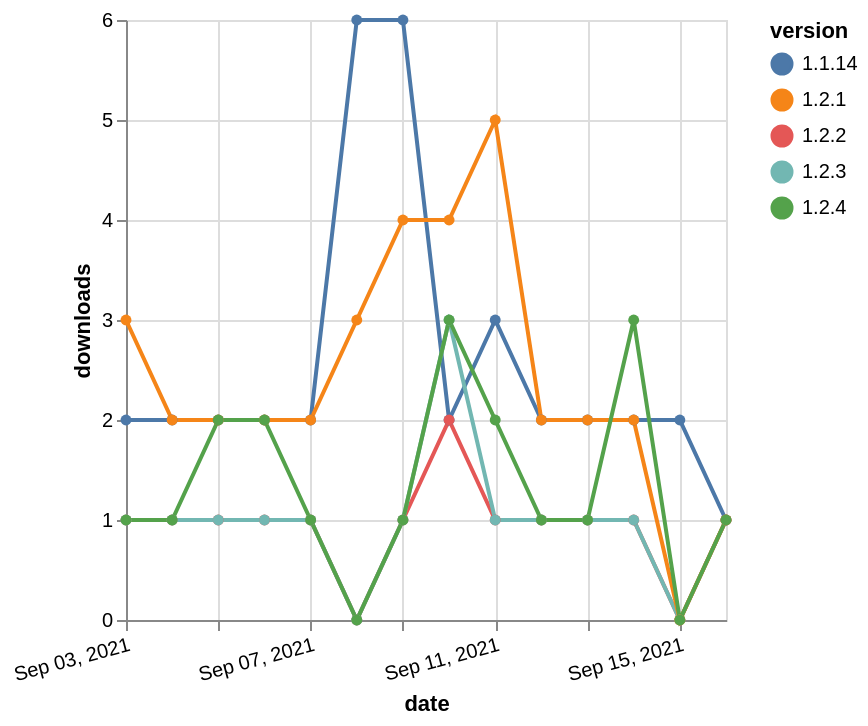

Write a Vega-Lite specification for this figure.
### Vega-Lite specification from a JSON file in a GitHub repository (floating-point values rounded to 4 significant figures)
{"$schema": "https://vega.github.io/schema/vega-lite/v5.json", "description": "A simple bar chart with embedded data.", "data": {"values": [{"date": "2021-09-03", "total": 2818, "delta": 2, "version": "1.1.14"}, {"date": "2021-09-04", "total": 2820, "delta": 2, "version": "1.1.14"}, {"date": "2021-09-05", "total": 2822, "delta": 2, "version": "1.1.14"}, {"date": "2021-09-06", "total": 2824, "delta": 2, "version": "1.1.14"}, {"date": "2021-09-07", "total": 2826, "delta": 2, "version": "1.1.14"}, {"date": "2021-09-08", "total": 2832, "delta": 6, "version": "1.1.14"}, {"date": "2021-09-09", "total": 2838, "delta": 6, "version": "1.1.14"}, {"date": "2021-09-10", "total": 2840, "delta": 2, "version": "1.1.14"}, {"date": "2021-09-11", "total": 2843, "delta": 3, "version": "1.1.14"}, {"date": "2021-09-12", "total": 2845, "delta": 2, "version": "1.1.14"}, {"date": "2021-09-13", "total": 2847, "delta": 2, "version": "1.1.14"}, {"date": "2021-09-14", "total": 2849, "delta": 2, "version": "1.1.14"}, {"date": "2021-09-15", "total": 2851, "delta": 2, "version": "1.1.14"}, {"date": "2021-09-16", "total": 2852, "delta": 1, "version": "1.1.14"}, {"date": "2021-09-03", "total": 188, "delta": 1, "version": "1.2.2"}, {"date": "2021-09-04", "total": 189, "delta": 1, "version": "1.2.2"}, {"date": "2021-09-05", "total": 190, "delta": 1, "version": "1.2.2"}, {"date": "2021-09-06", "total": 191, "delta": 1, "version": "1.2.2"}, {"date": "2021-09-07", "total": 192, "delta": 1, "version": "1.2.2"}, {"date": "2021-09-08", "total": 192, "delta": 0, "version": "1.2.2"}, {"date": "2021-09-09", "total": 193, "delta": 1, "version": "1.2.2"}, {"date": "2021-09-10", "total": 195, "delta": 2, "version": "1.2.2"}, {"date": "2021-09-11", "total": 196, "delta": 1, "version": "1.2.2"}, {"date": "2021-09-12", "total": 197, "delta": 1, "version": "1.2.2"}, {"date": "2021-09-13", "total": 198, "delta": 1, "version": "1.2.2"}, {"date": "2021-09-14", "total": 199, "delta": 1, "version": "1.2.2"}, {"date": "2021-09-15", "total": 199, "delta": 0, "version": "1.2.2"}, {"date": "2021-09-16", "total": 200, "delta": 1, "version": "1.2.2"}, {"date": "2021-09-03", "total": 182, "delta": 1, "version": "1.2.3"}, {"date": "2021-09-04", "total": 183, "delta": 1, "version": "1.2.3"}, {"date": "2021-09-05", "total": 184, "delta": 1, "version": "1.2.3"}, {"date": "2021-09-06", "total": 185, "delta": 1, "version": "1.2.3"}, {"date": "2021-09-07", "total": 186, "delta": 1, "version": "1.2.3"}, {"date": "2021-09-08", "total": 186, "delta": 0, "version": "1.2.3"}, {"date": "2021-09-09", "total": 187, "delta": 1, "version": "1.2.3"}, {"date": "2021-09-10", "total": 190, "delta": 3, "version": "1.2.3"}, {"date": "2021-09-11", "total": 191, "delta": 1, "version": "1.2.3"}, {"date": "2021-09-12", "total": 192, "delta": 1, "version": "1.2.3"}, {"date": "2021-09-13", "total": 193, "delta": 1, "version": "1.2.3"}, {"date": "2021-09-14", "total": 194, "delta": 1, "version": "1.2.3"}, {"date": "2021-09-15", "total": 194, "delta": 0, "version": "1.2.3"}, {"date": "2021-09-16", "total": 195, "delta": 1, "version": "1.2.3"}, {"date": "2021-09-03", "total": 2590, "delta": 3, "version": "1.2.1"}, {"date": "2021-09-04", "total": 2592, "delta": 2, "version": "1.2.1"}, {"date": "2021-09-05", "total": 2594, "delta": 2, "version": "1.2.1"}, {"date": "2021-09-06", "total": 2596, "delta": 2, "version": "1.2.1"}, {"date": "2021-09-07", "total": 2598, "delta": 2, "version": "1.2.1"}, {"date": "2021-09-08", "total": 2601, "delta": 3, "version": "1.2.1"}, {"date": "2021-09-09", "total": 2605, "delta": 4, "version": "1.2.1"}, {"date": "2021-09-10", "total": 2609, "delta": 4, "version": "1.2.1"}, {"date": "2021-09-11", "total": 2614, "delta": 5, "version": "1.2.1"}, {"date": "2021-09-12", "total": 2616, "delta": 2, "version": "1.2.1"}, {"date": "2021-09-13", "total": 2618, "delta": 2, "version": "1.2.1"}, {"date": "2021-09-14", "total": 2620, "delta": 2, "version": "1.2.1"}, {"date": "2021-09-15", "total": 2620, "delta": 0, "version": "1.2.1"}, {"date": "2021-09-16", "total": 2621, "delta": 1, "version": "1.2.1"}, {"date": "2021-09-03", "total": 322, "delta": 1, "version": "1.2.4"}, {"date": "2021-09-04", "total": 323, "delta": 1, "version": "1.2.4"}, {"date": "2021-09-05", "total": 325, "delta": 2, "version": "1.2.4"}, {"date": "2021-09-06", "total": 327, "delta": 2, "version": "1.2.4"}, {"date": "2021-09-07", "total": 328, "delta": 1, "version": "1.2.4"}, {"date": "2021-09-08", "total": 328, "delta": 0, "version": "1.2.4"}, {"date": "2021-09-09", "total": 329, "delta": 1, "version": "1.2.4"}, {"date": "2021-09-10", "total": 332, "delta": 3, "version": "1.2.4"}, {"date": "2021-09-11", "total": 334, "delta": 2, "version": "1.2.4"}, {"date": "2021-09-12", "total": 335, "delta": 1, "version": "1.2.4"}, {"date": "2021-09-13", "total": 336, "delta": 1, "version": "1.2.4"}, {"date": "2021-09-14", "total": 339, "delta": 3, "version": "1.2.4"}, {"date": "2021-09-15", "total": 339, "delta": 0, "version": "1.2.4"}, {"date": "2021-09-16", "total": 340, "delta": 1, "version": "1.2.4"}]}, "width": "container", "mark": {"type": "line", "point": {"filled": true}}, "encoding": {"x": {"field": "date", "type": "temporal", "timeUnit": "yearmonthdate", "title": "date", "axis": {"labelAngle": -15}}, "y": {"field": "delta", "type": "quantitative", "title": "downloads"}, "color": {"field": "version", "type": "nominal"}, "tooltip": {"field": "delta"}}}
